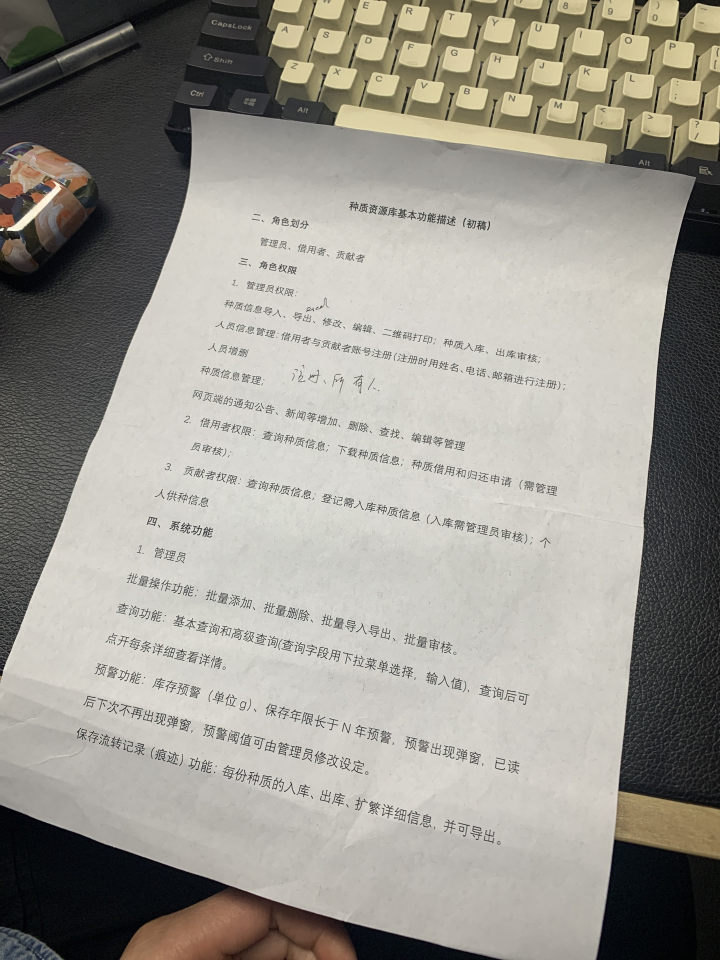
#> input picture imgs/before.jpeg, 1440 x 1920 px (shown at 1/2 size)
$ python '29_图像变换_透视变换.py'
#> lines starting #> are read from the running program, lines starting #| are printed output that depends on the picture
import numpy as np
import cv2

img = cv2.imread('./imgs/before.jpeg')
#> img is the input picture: shape (1920, 1440, 3); mean B, G, R 143, 151, 154.1
print(img.shape)
#| (1920, 1440, 3)
h, w, ch = img.shape
#> h = 1920; w = 1440; ch = 3

cv2.imshow('origin', img)

# 获取透视变换矩阵api
# 通过找原图和目标图像上的四个定位点
src = np.float32([[428, 331], [1352, 487], [30, 1609], [1208, 1780]])
dst = np.float32([[0, 0], [w, 0], [0, h], [w, h]])
M = cv2.getPerspectiveTransform(src, dst)

# 透视变换 api
new = cv2.warpPerspective(img, M=M, dsize=(w, h))
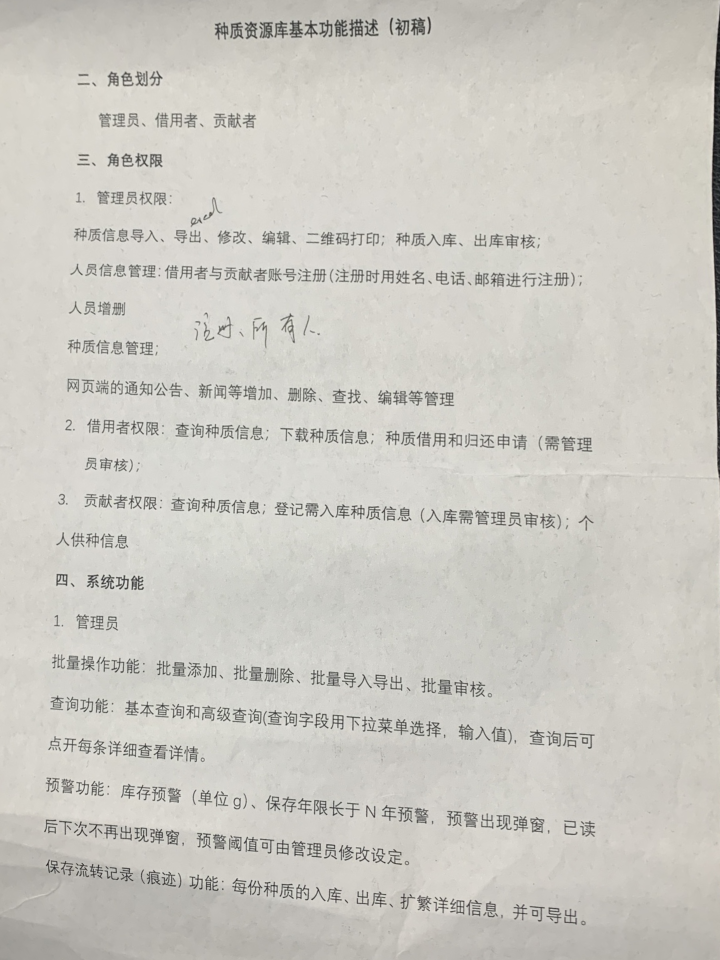
#> new: shape (1920, 1440, 3) (shown at 1/2 size); mean B, G, R 194.7, 201.4, 203.5


cv2.imshow('perspective', new)

if cv2.waitKey(0) & 0xFF == ord('q'):
#> (key q is pressed here)
    cv2.destroyAllWindows()

$ run again, with imgs/hand.jpeg copied over imgs/before.jpeg
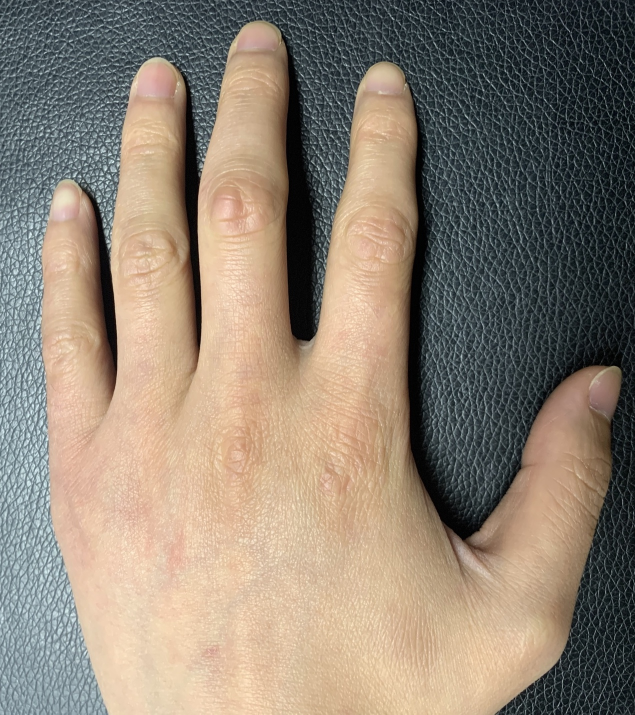
#> input picture imgs/hand.jpeg, 1270 x 1429 px (shown at 1/2 size)
#> img is the input picture: shape (1429, 1270, 3); mean B, G, R 114.9, 129.2, 141.4
#| (1429, 1270, 3)
#> `new = cv2.warpPerspective(img, M=M, dsize=(w, h))`:
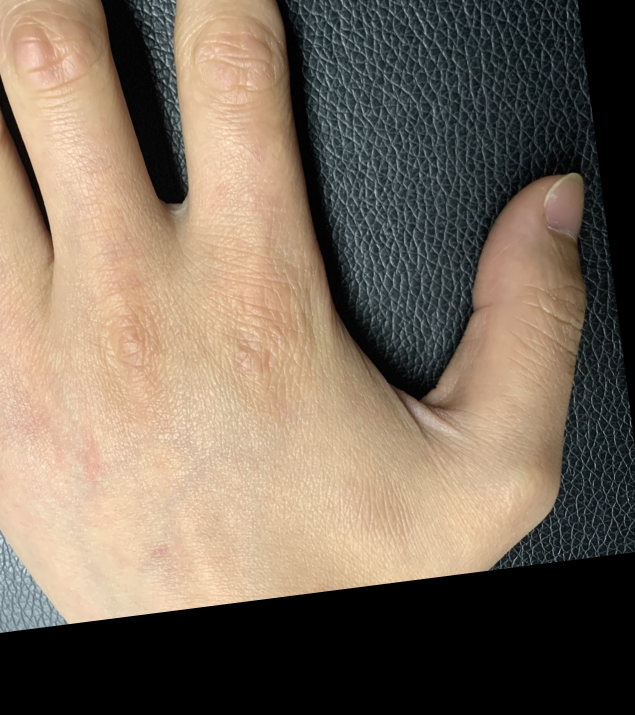
#> new: shape (1429, 1270, 3) (shown at 1/2 size); mean B, G, R 92.2, 107.9, 122.8
